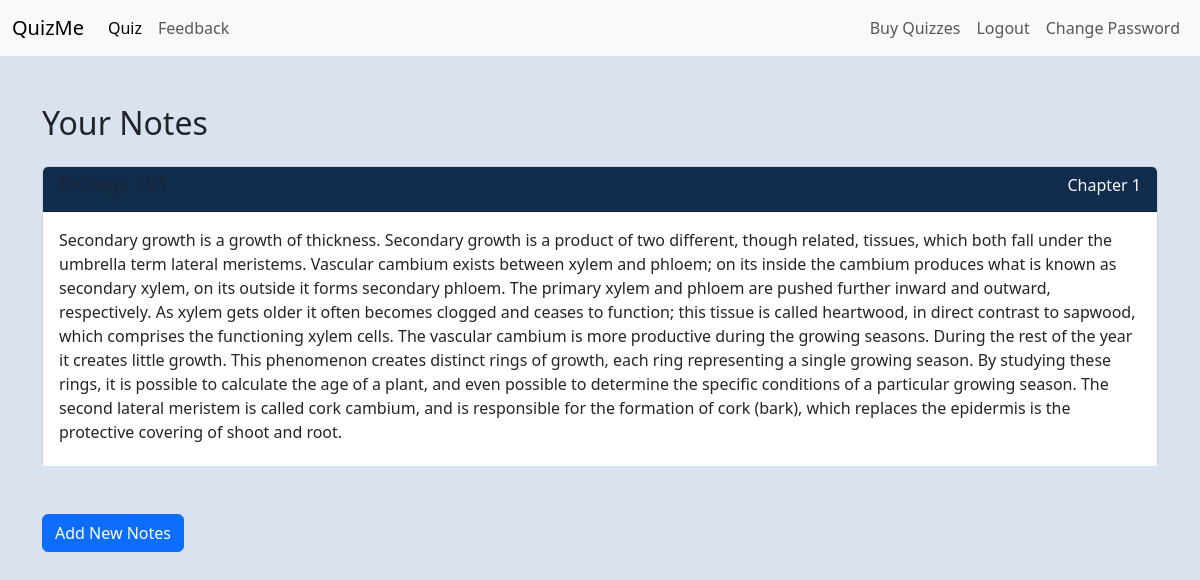
The page /notes (signed in) on the database its author committed.
### main.py (models this page shows)
class NoteList(db.Model):
    __tablename__ = "note_lists"
    id: Mapped[int] = mapped_column(Integer, primary_key=True)
    user_id: Mapped[int] = mapped_column(Integer, db.ForeignKey("users.id"))
    class_name: Mapped[str] = mapped_column(String(250), unique=False, nullable=False)
    title: Mapped[str] = mapped_column(String(250))
    content: Mapped[str] = mapped_column(String())

### main.py (the view, shortened to what this page needs)
@app.route('/notes', methods=["GET", "POST"])
def notes():
    form = NoteInput()
    user_notes = NoteList.query.filter_by(user_id=current_user.id).all()
    return render_template("notes.html", form=form, notes=user_notes)

### main.py (called while the page is built)
@login_manager.user_loader
def load_user(user_id):
    return db.get_or_404(User, user_id)

### templates/notes.html (shortened to what this page needs)
{% include "header.html" %}
{% if notes %}
    <div class="container mt-5">
        <h2 class="mb-4">Your Notes</h2>
        <div class="notes-container" style="max-height: 300px; overflow-y: auto;">
            {% for note in notes %}
                <div class="card mb-3">
                    <div class="card-header">
                        <h5 class="card-subtitle mb-2 text-muted">{{ note.class_name }}</h5>
                        <h6 class="card-title">{{ note.title }}</h6>
                    </div>
                    <div class="card-body">
                        {{ note.content | safe }}
                    </div>
                </div>
            {% endfor %}
        </div>
    </div>
{% else %}
    <div class="container mt-5">
        <p>You haven't added any notes yet. Use the "Add New Note" button to get started!</p>
    </div>
{% endif %}
<div class="container mt-5">
    <button type="button" class="btn btn-primary" data-bs-toggle="modal" data-bs-target="#addNoteModal">
        Add New Notes
    </button>
</div>

### static/css/style.css (style rules this page uses)
:root { --primary-color: #F9F7F7; --secondary-color: #DBE2EF; --tertiary-color: #3F72AF; --quaternary-color: #112D4E; }

### rows shown on the page
NoteList: title "Chapter 1", content "Secondary growth is a growth of thickness. Secondary growth is a product of two different, though related, tissues, which both fall under the umbrella term lateral meristems. Vascular cambium exists between xylem and phloem; on its inside the cambium produces what is known as secondary xylem, on its outside it forms secondary phloem. The primary xylem and phloem are pushed further inward and outward, respectively. As xylem gets older it often becomes clogged and ceases to function; this tissue is called heartwood, in direct contrast to sapwood, which comprises the functioning xylem cells. The vascular cambium is more productive during the growing seasons. During the rest of the year it…"
